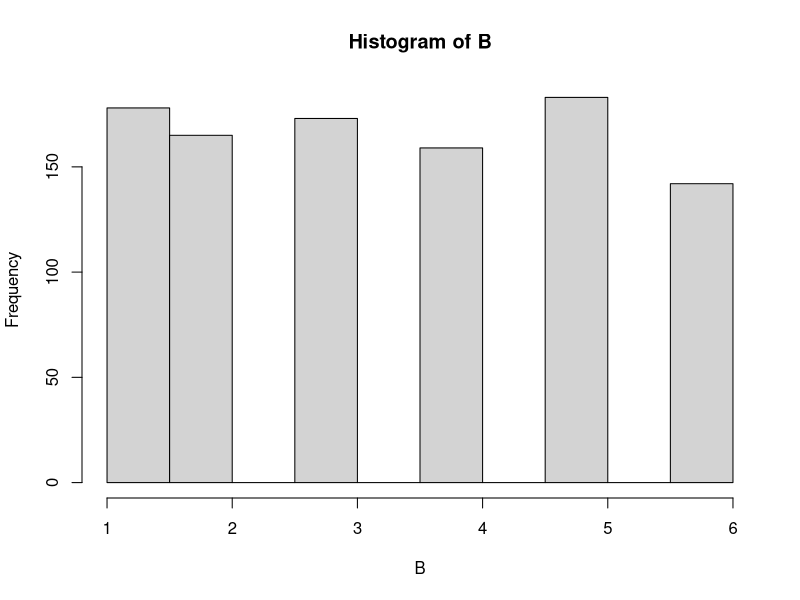
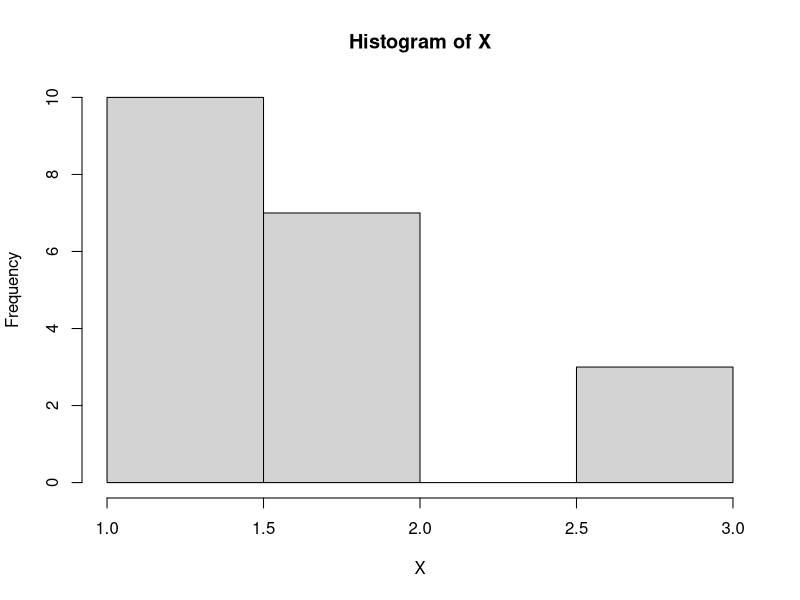

Generate these figures, in order, with R:
####### ex1
X = c(1, 2, 3, 4, 5, 6) # 表示裡面只有0跟1的數值
B = sample( X, 1000, replace=TRUE )  # 從上面的隨機變數取樣結果 拿出放回
hist(B) # 觀察小x發生的比率為何


## 期望值計算
## 算法1直接計算
(1*153+2*169+3*163+4*188+5*168+6*159)/1000

## 聰明計算結果
(sum(table(B)*(1:6)))/1000

## 直接取平均就是期望值~
mean(B)

# 每一個分別出現的期望值
p=table(B)/1000

####### ex2 公司抽獎
rep(1, 10) # 1 這件事要重複10次

# R: 1, 500元 有10顆
# B: 2, 1000元 有7顆
# G: 3, 3000元 有3顆
# 共20顆球
# 大家都可以來抽獎 公司有1000人
# 每個人平均期望上可以獲得多少錢?

X = c(rep(1, 10), rep(2, 7), rep(3, 3))
hist(X)
# 全部抽球的結果
## 這個樣本所求的期望值
B = sample( X, 1000, replace=TRUE )
table(B)/1000 # 機率的部分
table(B)/1000 * c(500, 1000, 3000) # 乘上長度一樣的向量 會對應相乘 老闆所有需要付的錢
sum(table(B)/1000 * c(500, 1000, 3000))  # 期望值的概念 大家平均要得到的錢

## 理論上的期望值 
500*(10/20) + 1000*(7/20) +3000*(3/20) # 加權平均的概念


